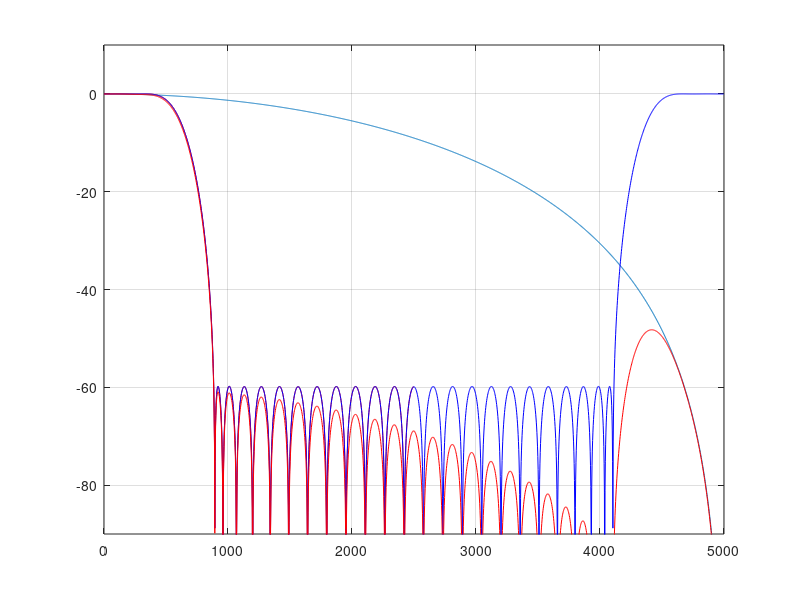

This chart was generated by the following MATLAB code:
fs = 10000;   %sampling frequency in KHz
fn = fs/2;

R = 2;      % Decimation
N = 3;      % Order
M = 1;      % Differential Delay

plotPoints = 1024*R;

fstep = fn/plotPoints;
f = (fstep:fstep:fn)/fs;
num = sin(pi*R*M*f);
den = sin(pi*f);
H = (num./den).^N;

H = H';
H = H./max(H);
H = abs(H);
H = H + 1e-6;
dBH = 20*log10(H);
figure(1)
hold off
plot(f.*fs,dBH);

% Post CIC filter
frs = fs/R;
frn = frs/2;

taps = 33;
order = taps-1;
delta = 0.052;
bfilter = remez(order,2*[0 0.125-delta 0.125+delta 0.5],[1 1 0 0]);

[Hb,w] = freqz(bfilter,1,plotPoints/R,frs);
Hb = Hb ./ max(Hb);
Hb = Hb + 1e-6;
figure(1);
hold on
plot(w,20*log10(abs(Hb)),'r'),grid

% Repeat the quarterband response across the cic response
Hdec = Hb;
wdec = w;
for k = 2:R
    wdec = [wdec ; (w + (k-1)*frn)];
    if (2*floor(k/2) == k)
        Hdec = [Hdec ; Hb((plotPoints/R) : -1 : 1)];
    else
        Hdec = [Hdec ; Hb];    
    end
end

plot(wdec, 20*log10(abs(Hdec)),'b');

% Show the combined response
Hcomb = 20*log10(abs(H)) + 20*log10(abs(Hdec));
plot(wdec, Hcomb, 'r');

%axis([0 fn/R -90 10]);
axis([0 fn -90 10]);

